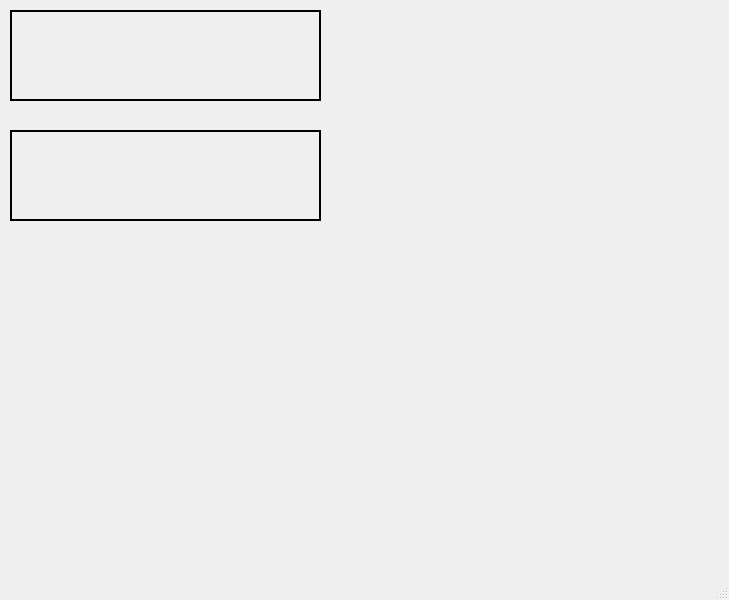
<?xml version="1.0" encoding="UTF-8"?>
<ui version="4.0">
 <class>MainWindow</class>
 <widget class="QMainWindow" name="MainWindow">
  <property name="geometry">
   <rect>
    <x>0</x>
    <y>0</y>
    <width>729</width>
    <height>600</height>
   </rect>
  </property>
  <property name="windowTitle">
   <string>MainWindow</string>
  </property>
  <widget class="QWidget" name="centralwidget">
   <widget class="QLabel" name="label1">
    <property name="geometry">
     <rect>
      <x>10</x>
      <y>10</y>
      <width>311</width>
      <height>91</height>
     </rect>
    </property>
    <property name="frameShape">
     <enum>QFrame::Shape::WinPanel</enum>
    </property>
    <property name="text">
     <string/>
    </property>
   </widget>
   <widget class="QLabel" name="label2">
    <property name="geometry">
     <rect>
      <x>10</x>
      <y>130</y>
      <width>311</width>
      <height>91</height>
     </rect>
    </property>
    <property name="frameShape">
     <enum>QFrame::Shape::WinPanel</enum>
    </property>
    <property name="text">
     <string/>
    </property>
   </widget>
  </widget>
  <widget class="QMenuBar" name="menubar">
   <property name="geometry">
    <rect>
     <x>0</x>
     <y>0</y>
     <width>729</width>
     <height>22</height>
    </rect>
   </property>
  </widget>
  <widget class="QStatusBar" name="statusbar"/>
 </widget>
 <resources/>
 <connections/>
</ui>
